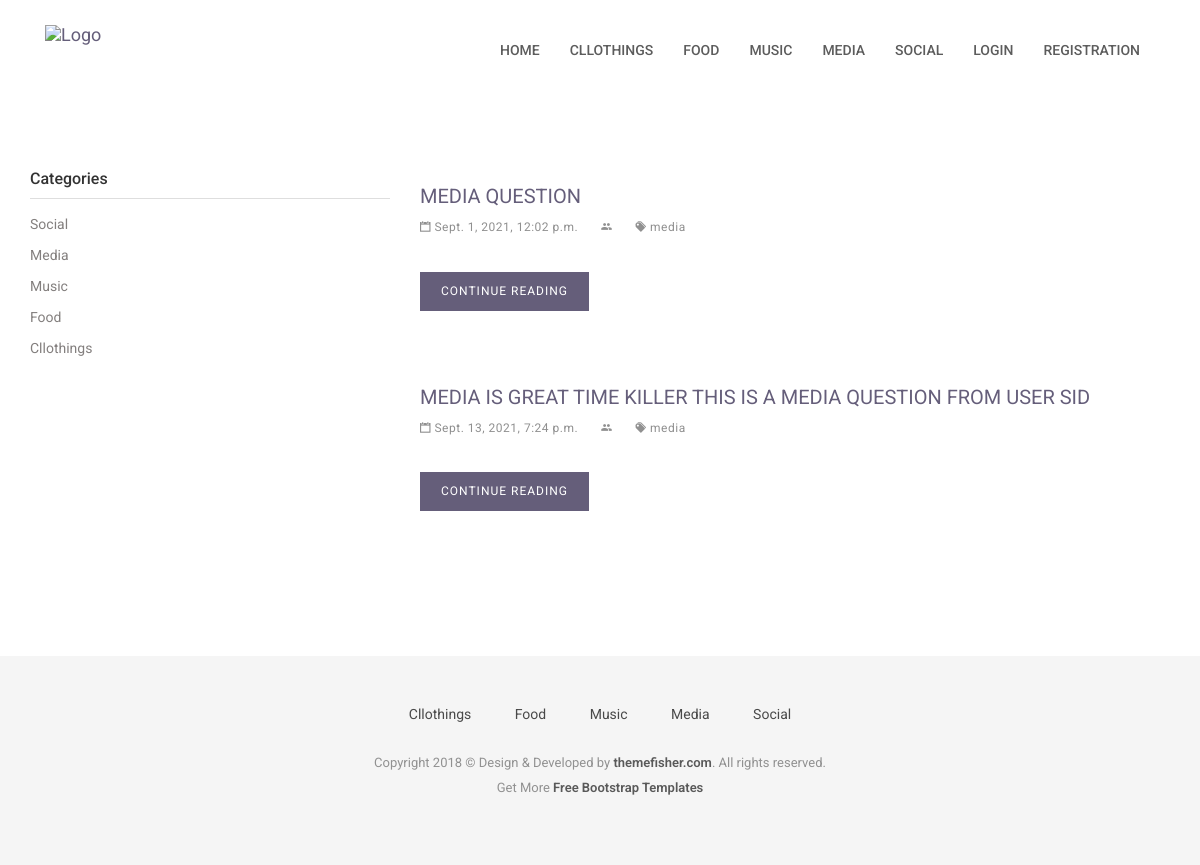
Page /category/2 on the committed database.
### category/models.py (models this page shows, shortened)
class Category(models.Model):
    title = models.CharField(max_length=255)
    status = models.BooleanField(default=True)
    """
        Return a object representation string. Model Object PK to Category Title.
        example Category Object (1) to Movies
    """

### question_answer/models.py (models this page shows, shortened)
class Question(models.Model):
    category = models.ForeignKey(Category, on_delete=models.CASCADE)
    user = models.ForeignKey(User, on_delete=models.SET_NULL, null=True, blank=True, default=None)
    question = models.CharField(max_length=255)
    status = models.BooleanField(default=True)
    added_date = models.DateTimeField()
    """
        Return a object representation string. Model Object PK to Question.
        example Question Object (1) to Which is good movie to watch?
    """

### account/views.py (the view)
# urls.py: path('category/<int:category_id>', views.categoryQuestion, name='categoryQuestion'),
def categoryQuestion(request, category_id):
    navigation_categories = Category.objects.filter(status=True).order_by('-id')[:5]
    categories = Category.objects.filter(status=True)
    questions = Question.objects.filter(status=True, category_id=category_id)
    return render(request, 'category-question.html', {
        'navigation_categories': navigation_categories,
        'categories' : categories,
        'questions' : questions
    })

### templates/category-question.html
{% extends 'base.html' %}
{% block content %}
    <div class="page-wrapper">
        <div class="container">
            <div class="row">
                <div class="col-md-4">
                    <aside class="sidebar">
                        <div class="widget widget-category">
                            <h4 class="widget-title">Categories</h4>
                            <ul class="widget-category-list">
                                {% for category in categories %}
                                    <li><a href="{% url 'categoryQuestion' category_id=category.id %}">{{category.title|title}}</a></li>
                                {% endfor %}
                            </ul>
                        </div>
                    </aside>
                </div>
                <div class="col-md-8">
                    {% if questions %}
                        {% for question in questions %}
                            <div class="post">
                                <h3 class="post-title"><a href="{% url 'QuestionDetails' question_id=question.id %}">{{question.question|title}}</a></h3>
                                <div class="post-meta">
                                    <ul>
                                        <li>
                                            <i class="ion-calendar"></i> {{question.added_date}}
                                        </li>
                                        <li>
                                            <i class="ion-android-people"></i>
                                        </li>
                                        <li>
                                            <a href=""><i class="ion-pricetags"></i> {{question.category.title}}</a>
                                        </li>
                                    </ul>
                                </div>
                                <div class="post-content">
                                    <a href="{% url 'QuestionDetails' question_id=question.id %}" class="btn btn-main">Continue Reading</a>
                                </div>
                            </div>
                        {% endfor %}
                    {% else %}
                        <h6>Data Not Found</h6>
                    {% endif %}
                </div>
            </div>
        </div>
    </div>
{% endblock %}

### templates/base.html (shortened to what this page needs)
{% load static %}
<!DOCTYPE html>
<html class="no-js">
<head>
  <link rel="stylesheet" href="{% static 'plugins/bootstrap/bootstrap.min.css' %}">
  <link rel="stylesheet" href="{% static 'plugins/Ionicons/css/ionicons.min.css' %}">
  <link rel="stylesheet" href="{% static 'plugins/animate-css/animate.css' %}">
  <link rel="stylesheet" href="{% static 'plugins/magnific-popup/magnific-popup.css' %}">
  <link rel="stylesheet" href="{% static 'plugins/slick/slick.css' %}">
  <link rel="stylesheet" href="{% static 'css/style.css' %}">
</head>
<body id="body">
<header class="navigation">
	<div class="container">
		<div class="row">
			<div class="col-md-12">
				<nav class="navbar">
					<div class="container-fluid">
						<div class="navbar-header">
							<a class="navbar-brand" href="index.html">
								<img src="{% static 'images/logo.png' %}" alt="Logo">
							</a>
						</div>
						<div class="collapse navbar-collapse" id="bs-example-navbar-collapse-1">
							<ul class="nav navbar-nav navbar-right">
								<li><a href="{% url 'homePage' %}">Home</a></li>
								{% for category in navigation_categories %}
									<li><a href="{% url 'categoryQuestion' category_id=category.id %}">{{category.title}}</a></li>
								{% endfor %}
								{% if request.user.is_authenticated %}
								<li><a href="{% url 'postQuestion'%}">Post_question</a></li>
								<li><a href="{% url 'myQuestions'%}">My_Questions</a></li>
								<li><a href="{% url 'userProfile' %}">Profile</a></li>
								<li><a href="{% url 'user-logout'%}">Logout</a></li>
								{% else %}
								<li><a href="{% url 'userLogin' %}">Login</a></li>
								<li><a href="{% url 'userRegistration'%}">Registration</a></li>
								{% endif %}
							</ul>
							</div>
							</div>
						</nav>
					</div>
				</div>
			</div>
</header>
{% block content %}
{% endblock %}
<footer class="footer">
	<div class="container">
		<div class="row">
			<div class="col-md-12">
				<div class="footer-manu">
					<ul>
						{% for category in navigation_categories %}
							<li><a href="{% url 'categoryQuestion' category_id=category.id %}">{{category.title|title}}</a></li>
						{% endfor %}
					</ul>
				</div>
				<p class="copyright">Copyright 2018 &copy; Design & Developed by <a href="http://www.themefisher.com">themefisher.com</a>. All rights reserved.
					<br>
					Get More <a href="https://themefisher.com/free-bootstrap-templates/" target="_blank">Free Bootstrap Templates</a>
				</p>
			</div>
		</div>
	</div>
</footer>
    </body>
    </html>

### reddit/assets/css/style.css (style rules this page uses)
body { line-height: 1.5; font-family: "Roboto", sans-serif; -webkit-font-smoothing: antialiased; }
h1, h2, h3, h4, h5, h6 { font-family: "Roboto", sans-serif; }
h1, h2, h3, h4, h5, h6 { font-weight: 400; }
h3 { font-size: 20px; }
h4 { font-size: 18px; }
p { color: #7B7B7B; font-size: 15px; font-family: "Roboto", sans-serif; }
ol, ul { margin: 0; padding: 0; list-style: none; }
a, a:focus, a:hover { text-decoration: none; outline: 0; color: #655E7A; }
.btn-main, .btn-transparent, .btn-small { background: #655E7A; color: #fff; display: inline-block; font-size: 14px; letter-spacing: 1px; padding: 14px 35px; text-transform: uppercase; border-radius: 0; transition: all 0.2s ease; }
.page-wrapper { padding: 70px 0; }
header { background: #fff; padding: 20px 0; }
header .navbar { margin-bottom: 0px; border: 0px; }
header .navbar-brand { padding-top: 5px; }
.navigation { background: #fff; padding: 20px 0; }
.navigation .navbar { margin-bottom: 0px; border: 0px; }
.navigation .navbar-brand { padding-top: 5px; }
.navigation .navbar { background: none; border: 0px; }
.navigation .navbar .navbar-nav { padding-top: 10px; }
.navigation .navbar .navbar-nav > li > a { color: #5C5C5C; padding: 10px 15px; font-weight: 500; font-size: 14px; text-transform: uppercase; }
.widget { margin-bottom: 30px; padding-bottom: 35px; }
.widget .widget-title { margin-bottom: 15px; padding-bottom: 10px; font-size: 16px; color: #333; font-weight: 500; border-bottom: 1px solid #dedede; }
.widget.widget-category ul li { margin-bottom: 10px; }
.widget.widget-category ul li a { color: #837f7e; transition: all 0.3s ease; }
.widget.widget-category ul li a:before { padding-right: 10px; }
.post { background: #fff; margin-bottom: 40px; padding-bottom: 20px; }
.post .post-title { margin-top: 10px; margin: 25px 0 0; text-transform: uppercase; }
.post .post-title a { color: #655E7A; }
.post .post-meta { font-size: 13px; margin-top: 10px; }
.post .post-meta ul li { display: inline-block; color: #909090; margin-right: 20px; font-size: 12px; letter-spacing: .5px; }
.post .post-meta ul li a { color: #909090; }
.post .post-content { margin-top: 20px; }
.post .post-content .btn-main, .post .post-content .btn-transparent, .post .post-content .btn-small { padding: 10px 20px; margin: 15px 0; font-size: 12px; }
.footer { background: #F5F5F5; text-align: center; padding-top: 48px; padding-bottom: 55px; }
.footer p { font-size: 13px; line-height: 25px; color: #919191; }
.footer a { color: #595959; }
.footer .footer-manu { padding-bottom: 25px; }
.footer .footer-manu ul { margin: 0px; padding: 0px; }
.footer .footer-manu ul li { display: inline-block; padding: 0px 20px; }
.footer .footer-manu ul li a { display: inline-block; color: #494949; }
.footer .copyright a { font-weight: 600; }

### rows in the picture
Category: title "CLLOTHINGS", title "Cllothings"
Category: title "FOOD", title "Food"
Category: title "MUSIC", title "Music"
Category: title "MEDIA", title "Media"
Category: title "SOCIAL", title "Social"
Question: question "MEDIA QUESTION", added_date "Sept. 1, 2021, 12:02 p.m.", category "media"
Question: question "MEDIA IS GREAT TIME KILLER THIS IS A MEDIA QUESTION FROM USER SID", added_date "Sept. 13, 2021, 7:24 p.m.", category "media"
